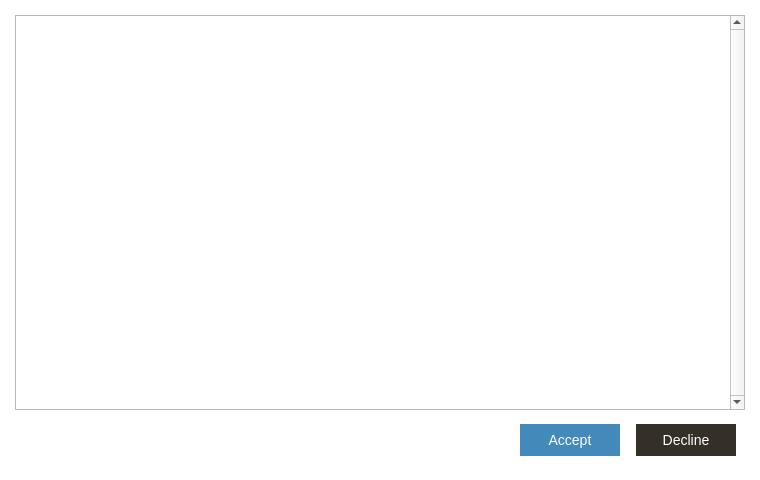
<?xml version="1.0" encoding="UTF-8"?>
<ui version="4.0">
 <class>EULADialog</class>
 <widget class="QDialog" name="EULADialog">
  <property name="geometry">
   <rect>
    <x>0</x>
    <y>0</y>
    <width>760</width>
    <height>480</height>
   </rect>
  </property>
  <property name="minimumSize">
   <size>
    <width>760</width>
    <height>480</height>
   </size>
  </property>
  <property name="windowTitle">
   <string>EULA</string>
  </property>
  <property name="styleSheet">
   <string notr="true">QWidget#mainWidget,#textBox
{
	background-color: #fff;
}

QPushButton
{
	border: none;
	color: #fff;
	font-size: 14px;
}

QPushButton#acceptButton
{
	background-color: #4389b9;
}

QPushButton#rejectButton
{
	background-color: #342f27;
}

QLabel
{
	color: #626262;
	font-size: 18px;
}

QLabel#description
{
	font-size: 14px;
}
</string>
  </property>
  <layout class="QVBoxLayout" name="verticalLayout">
   <property name="spacing">
    <number>0</number>
   </property>
   <property name="leftMargin">
    <number>0</number>
   </property>
   <property name="topMargin">
    <number>0</number>
   </property>
   <property name="rightMargin">
    <number>0</number>
   </property>
   <property name="bottomMargin">
    <number>0</number>
   </property>
   <item>
    <widget class="QWidget" name="mainWidget" native="true">
     <layout class="QVBoxLayout" name="verticalLayout_3">
      <property name="spacing">
       <number>5</number>
      </property>
      <property name="leftMargin">
       <number>15</number>
      </property>
      <property name="topMargin">
       <number>15</number>
      </property>
      <property name="rightMargin">
       <number>15</number>
      </property>
      <property name="bottomMargin">
       <number>15</number>
      </property>
      <item>
       <widget class="QTextBrowser" name="textBrowser">
        <property name="styleSheet">
         <string notr="true">QScrollBar:vertical
{
	border: none;s
	background: #eee;
	width: 26px;
	margin-left: 10px;
	margin-right: 10px;
	margin-top: 10px;
	margin-bottom: 10px;
}

QScrollBar::handle:vertical
{
	border-radius: 3px;
	background: #ccc;
	min-height: 340px;
}

QScrollBar::add-line:vertical
{
	border: none;
	height: 0px;
	subcontrol-position: bottom;
	subcontrol-origin: margin;
}

QScrollBar::sub-line:vertical
{
	border: none;
	height: 0px;
	subcontrol-position: top;
	subcontrol-origin: margin;
}

QScrollBar::up-arrow:vertical, QScrollBar::down-arrow:vertical
{
	border: none;
	width: 0px;
	height: 0px;
	background: none;
}

QScrollBar::add-page:vertical, QScrollBar::sub-page:vertical
{
	border: none;
}
</string>
        </property>
        <property name="verticalScrollBarPolicy">
         <enum>Qt::ScrollBarAlwaysOn</enum>
        </property>
        <property name="horizontalScrollBarPolicy">
         <enum>Qt::ScrollBarAlwaysOff</enum>
        </property>
       </widget>
      </item>
      <item>
       <widget class="QWidget" name="buttonsWidget" native="true">
        <layout class="QHBoxLayout" name="horizontalLayout_3" stretch="2,0">
         <property name="spacing">
          <number>0</number>
         </property>
         <item>
          <spacer name="horizontalSpacer">
           <property name="orientation">
            <enum>Qt::Horizontal</enum>
           </property>
           <property name="sizeType">
            <enum>QSizePolicy::Expanding</enum>
           </property>
           <property name="sizeHint" stdset="0">
            <size>
             <width>40</width>
             <height>20</height>
            </size>
           </property>
          </spacer>
         </item>
         <item>
          <widget class="QWidget" name="widget" native="true">
           <layout class="QHBoxLayout" name="horizontalLayout_2">
            <property name="spacing">
             <number>16</number>
            </property>
            <property name="leftMargin">
             <number>0</number>
            </property>
            <property name="topMargin">
             <number>0</number>
            </property>
            <property name="rightMargin">
             <number>0</number>
            </property>
            <property name="bottomMargin">
             <number>0</number>
            </property>
            <item>
             <widget class="QPushButton" name="acceptButton">
              <property name="minimumSize">
               <size>
                <width>100</width>
                <height>32</height>
               </size>
              </property>
              <property name="maximumSize">
               <size>
                <width>100</width>
                <height>32</height>
               </size>
              </property>
              <property name="text">
               <string>Accept</string>
              </property>
             </widget>
            </item>
            <item>
             <widget class="QPushButton" name="rejectButton">
              <property name="minimumSize">
               <size>
                <width>100</width>
                <height>32</height>
               </size>
              </property>
              <property name="maximumSize">
               <size>
                <width>100</width>
                <height>32</height>
               </size>
              </property>
              <property name="text">
               <string>Decline</string>
              </property>
             </widget>
            </item>
           </layout>
          </widget>
         </item>
        </layout>
       </widget>
      </item>
     </layout>
    </widget>
   </item>
  </layout>
 </widget>
 <resources>
  <include location="resources.qrc"/>
 </resources>
 <connections/>
</ui>
